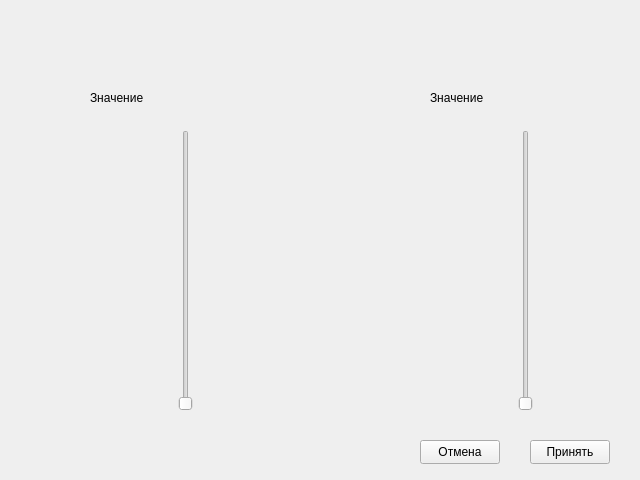
<?xml version="1.0" encoding="UTF-8"?>
<ui version="4.0">
 <class>Change_colors</class>
 <widget class="QWidget" name="Change_colors">
  <property name="geometry">
   <rect>
    <x>0</x>
    <y>0</y>
    <width>640</width>
    <height>480</height>
   </rect>
  </property>
  <property name="windowTitle">
   <string>Form</string>
  </property>
  <widget class="QSlider" name="ColorSlider">
   <property name="geometry">
    <rect>
     <x>510</x>
     <y>130</y>
     <width>31</width>
     <height>281</height>
    </rect>
   </property>
   <property name="orientation">
    <enum>Qt::Vertical</enum>
   </property>
  </widget>
  <widget class="QLabel" name="label">
   <property name="geometry">
    <rect>
     <x>430</x>
     <y>90</y>
     <width>71</width>
     <height>16</height>
    </rect>
   </property>
   <property name="text">
    <string>Значение</string>
   </property>
  </widget>
  <widget class="QLabel" name="label_2">
   <property name="geometry">
    <rect>
     <x>510</x>
     <y>90</y>
     <width>49</width>
     <height>16</height>
    </rect>
   </property>
   <property name="text">
    <string/>
   </property>
  </widget>
  <widget class="QSlider" name="SaturationSlider">
   <property name="geometry">
    <rect>
     <x>170</x>
     <y>130</y>
     <width>31</width>
     <height>281</height>
    </rect>
   </property>
   <property name="orientation">
    <enum>Qt::Vertical</enum>
   </property>
  </widget>
  <widget class="QLabel" name="label_3">
   <property name="geometry">
    <rect>
     <x>90</x>
     <y>90</y>
     <width>71</width>
     <height>16</height>
    </rect>
   </property>
   <property name="text">
    <string>Значение</string>
   </property>
  </widget>
  <widget class="QLabel" name="label_4">
   <property name="geometry">
    <rect>
     <x>170</x>
     <y>90</y>
     <width>49</width>
     <height>16</height>
    </rect>
   </property>
   <property name="text">
    <string/>
   </property>
  </widget>
  <widget class="QPushButton" name="AcceptButton">
   <property name="geometry">
    <rect>
     <x>530</x>
     <y>440</y>
     <width>80</width>
     <height>24</height>
    </rect>
   </property>
   <property name="text">
    <string>Принять</string>
   </property>
  </widget>
  <widget class="QPushButton" name="CancelButton">
   <property name="geometry">
    <rect>
     <x>420</x>
     <y>440</y>
     <width>80</width>
     <height>24</height>
    </rect>
   </property>
   <property name="text">
    <string>Отмена</string>
   </property>
  </widget>
 </widget>
 <resources/>
 <connections/>
</ui>
